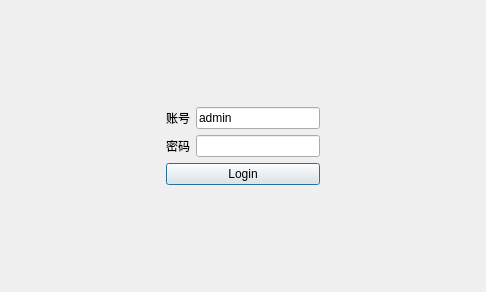
<?xml version="1.0" encoding="UTF-8"?>
<ui version="4.0">
 <class>LoginDialog</class>
 <widget class="QDialog" name="LoginDialog">
  <property name="geometry">
   <rect>
    <x>0</x>
    <y>0</y>
    <width>486</width>
    <height>292</height>
   </rect>
  </property>
  <property name="windowTitle">
   <string>Dialog</string>
  </property>
  <layout class="QGridLayout" name="gridLayout_2">
   <item row="0" column="0">
    <layout class="QGridLayout" name="gridLayout">
     <item row="1" column="1">
      <layout class="QHBoxLayout" name="horizontalLayout">
       <item>
        <widget class="QLabel" name="label">
         <property name="text">
          <string>账号</string>
         </property>
        </widget>
       </item>
       <item>
        <widget class="QLineEdit" name="lineEdit_UserName">
         <property name="text">
          <string>admin</string>
         </property>
        </widget>
       </item>
      </layout>
     </item>
     <item row="2" column="1">
      <layout class="QHBoxLayout" name="horizontalLayout_2">
       <item>
        <widget class="QLabel" name="label_2">
         <property name="text">
          <string>密码</string>
         </property>
        </widget>
       </item>
       <item>
        <widget class="QLineEdit" name="lineEdit_PassWord">
         <property name="text">
          <string/>
         </property>
        </widget>
       </item>
      </layout>
     </item>
     <item row="3" column="1">
      <widget class="QPushButton" name="loginButton">
       <property name="text">
        <string>Login</string>
       </property>
      </widget>
     </item>
     <item row="4" column="1">
      <spacer name="verticalSpacer">
       <property name="orientation">
        <enum>Qt::Vertical</enum>
       </property>
       <property name="sizeHint" stdset="0">
        <size>
         <width>20</width>
         <height>40</height>
        </size>
       </property>
      </spacer>
     </item>
     <item row="0" column="1">
      <spacer name="verticalSpacer_2">
       <property name="orientation">
        <enum>Qt::Vertical</enum>
       </property>
       <property name="sizeHint" stdset="0">
        <size>
         <width>20</width>
         <height>40</height>
        </size>
       </property>
      </spacer>
     </item>
     <item row="3" column="0">
      <spacer name="horizontalSpacer">
       <property name="orientation">
        <enum>Qt::Horizontal</enum>
       </property>
       <property name="sizeHint" stdset="0">
        <size>
         <width>100</width>
         <height>20</height>
        </size>
       </property>
      </spacer>
     </item>
     <item row="3" column="2">
      <spacer name="horizontalSpacer_2">
       <property name="orientation">
        <enum>Qt::Horizontal</enum>
       </property>
       <property name="sizeHint" stdset="0">
        <size>
         <width>100</width>
         <height>20</height>
        </size>
       </property>
      </spacer>
     </item>
    </layout>
   </item>
  </layout>
 </widget>
 <resources/>
 <connections/>
</ui>
